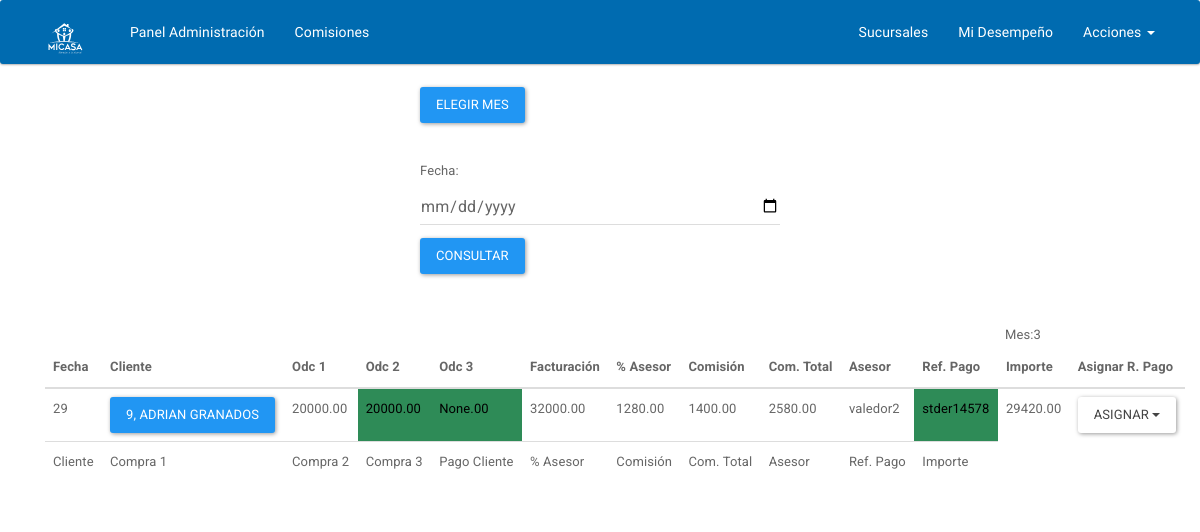
Page /calendario/ on the committed database.
### app/models.py (models this page shows, shortened)
class RelacionP(models.Model):
    fecha = models.DateTimeField(default=timezone.now)
    cliente = models.OneToOneField(PrimerRegistro, null=True,)
    odc1 = models.PositiveIntegerField()
    odc1p = models.BooleanField(default=False)
    odc2 = models.PositiveIntegerField(null=True, blank=True)
    odc2p = models.BooleanField(default=False)
    odc3 = models.PositiveIntegerField(null=True, blank=True)
    odc3p = models.BooleanField(default=False)
    pag_clie = models.PositiveIntegerField()
    p_asesor = models.PositiveIntegerField()
    comision = models.PositiveIntegerField()
    com_t = models.PositiveIntegerField()
    asesor = models.ForeignKey(User, null=True)
    ref_pago = models.CharField('Referencia de Pago',max_length=20, null=True, blank=True)
    crbd_rpago = models.BooleanField(default=False)
    importe = models.DecimalField('Importe',max_digits=7, decimal_places=2, null=True)

class PrimerRegistro(models.Model):
    nombre = models.CharField(max_length=55)
    apellidos = models.CharField(max_length=80)
    calle = models.CharField(max_length=80, null=True)
    numero = models.CharField(max_length=20, null=True)
    colonia_fraccionamiento = models.CharField('Colonia o Fraccionamiento',max_length=200, null=True)
    municipio_delegacion = models.CharField('Municio o Deledación', max_length=200, null=True)
    endidad = models.CharField(max_length=50, null=True)
    cp = models.CharField(max_length=20, null=True)
    nss = models.CharField( 'nss', max_length=11, null=True)
    telefono = models.PositiveIntegerField('teléfono', )
    empresa = models.CharField(max_length=254)
    registro_patronal = models.CharField(max_length=15)
    comision = models.DecimalField('comisión', max_digits=7, decimal_places=2)
    fecha = models.DateTimeField(auto_now_add=True, null=True)
    email = models.EmailField()
    numero_de_cuenta = models.CharField('número de cuenta', max_length=16)
    banco = models.CharField(max_length=15)
    operador = models.ForeignKey(User, null=True, blank=True)
    class Meta:
        verbose_name_plural = 'Primer Registro'
    def __str__(self):
        return "%s, %s" %(self.id, self.nombre )

### app/views.py (the view, shortened to what this page needs)
# urls.py: url(r'^calendario/$', views.calendario, name='calendario'),
def calendario(request):
    hoy = datetime.date.today()
    diass = RelacionP.objects.filter(fecha__year=hoy.year,
                                     fecha__month=hoy.month)
    rform = BuscarDiaForm()
    refrencia_form = PReferenciaForm()
    boleanRefePagform = PRBoleanPagoForm()
    odcsPagadas = OdcsPagadasForm()
    mes_actual = hoy.month
    return render(request, 'gaeladmin/calendar.html', {
                                                        'form':rform,
                                                        'diass':diass,
                                                        'r_form':refrencia_form,
                                                        'b_rform':boleanRefePagform,
                                                        'odcs_p':odcsPagadas,
                                                        'mes_actual':mes_actual,})

### app/forms.py
class BuscarDiaForm(forms.Form):
    fecha = forms.DateField(widget=forms.DateInput(attrs={'type': 'date', 'class': 'form-control'}))

class PReferenciaForm(forms.Form):
    cliente = forms.IntegerField(widget=forms.NumberInput(attrs={'readonly':'readonly'}))
    ref_pago = forms.CharField(max_length=12)

### app/templates/gaeladmin/calendar.html (shortened to what this page needs)
{% extends 'base/base-gael.html' %}
{% block css_add %}
    {% load staticfiles %}
{% endblock %}
{% block contenido %}
    <div class="row">
      <div class="col-md-2"></div>
      <div class="col-md-2">
          <br><br><br>
      </div>
      <div class="col-md-4">
          <button id='hideshow' value='show/hide' class="btn btn-primary">Elegir Mes</button>
      </div>
    </div>
    <div class="row">
      <div class="col-md-2"></div>
      <div class="col-md-2"></div>
      <div class="col-md-4">
          <form action="" method="post" >
              {{ form.as_p }}
              <button class="btn btn-primary" type="submit" name="fecha_calendario">Consultar</button>
          </form>
      </div>
    </div>
    <br><br>
    <div class="row">
        <div class="col-md-5"></div>
        <div class="col-md-5"></div>
    </div>
    <div class="row">
        <div class="col-md-10"></div>
        <div class="col-md-2">Mes:{{ mes_actual }} </div>
    </div>
    <div class="container">
        <div class="row">
            <div class="col-md-12">
                    <table class="table" id="example">
                        <thead>
                          <tr>
                              <th>Fecha</th>
                             <th>Cliente</th>
                             <th>Odc 1</th>
                              <th>Odc 2</th>
                              <th>Odc 3</th>
                              <th>Facturación</th>
                              <th>% Asesor</th>
                              <th>Comisión</th>
                              <th>Com. Total</th>
                              <th>Asesor</th>
                              <th>Ref. Pago</th>
                              <th>Importe</th>
                              <th>Asignar R. Pago</th>
                          </tr>
                     </thead>
                        <tbody>
                            {% for foo in diass  %}
                     <tr>
                         <td>{{ foo.fecha.day }}</td>
                         <td><a href="{% url 'cliente_perfil' id=foo.cliente.id%}" >  <button  class="btn btn-primary">{{ foo.cliente }} {{ foo.cliente.apellidos }}</button></a></td>
                         <td class="{{ foo.odc1 }}">{{ foo.odc1 }}.00</td>
                         <td class="{{ foo.odc2p }}">{{ foo.odc2  }}.00</td>
                         <td class="{{ foo.odc3p }}">{{ foo.odc3 }}.00</td>
                         <td>{{ foo.pag_clie }}.00</td>
                         <td>{{ foo.p_asesor }}.00</td>
                         <td>{{ foo.comision }}.00</td>
                         <td>{{ foo.com_t }}.00</td>
                         <td id="{{ foo.asesor }}">{{ foo.asesor }}</td>
                         <td class="{{ foo.ref_pago }} {{ foo.crbd_rpago }}"> <span>{{ foo.ref_pago }}</span></td>
                         <td>{{ foo.importe }}</td>
                         <td>
                            <div class="dropdown">
                              <button class="btn btn-default dropdown-toggle" type="button" id="dropdownMenu1" data-toggle="dropdown" aria-haspopup="true" aria-expanded="true">
                                Asignar
                                <span class="caret"></span>
                              </button>
                            </div>
                         </td>
                     </tr>
                 {% endfor %}
                        </tbody>
                        <tfoot>
                            <tr class="totalColumn" >
                                <td><span >Cliente</span></td>
                                <td>Compra 1</td>
                                <td>Compra 2</td>
                                <td>Compra 3</td>
                                <td>Pago Cliente</td>
                                <td>% Asesor</td>
                                <td>Comisión</td>
                                <td>Com. Total</td>
                                <td> <span id="noMostrar">Asesor</span> </td>
                                <td > Ref. Pago</td>
                                <td>Importe</td>
                            </tr>
                        </tfoot>
                    </table>
            </div>
        </div>
    </div>
{% endblock %}

### app/templates/gaeladmin/calendar.html (style rules this page uses)
.True { background-color: seagreen; color: black; }

### rows in the picture
RelacionP: fecha.day "29", cliente "9, ADRIAN", cliente.apellidos "GRANADOS", odc1 "20000", odc2 "20000", odc3 "None", pag_clie "32000", p_asesor "1280", comision "1400", com_t "2580", asesor "valedor2", ref_pago "stder14578", importe "29420.00"
